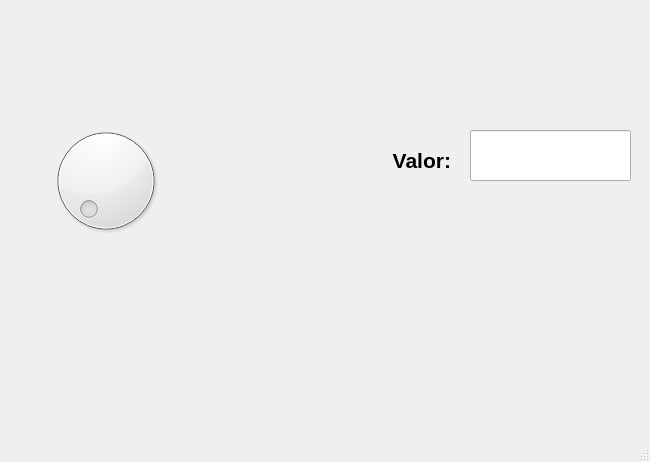
<?xml version="1.0" encoding="UTF-8"?>
<ui version="4.0">
 <class>MainWindow</class>
 <widget class="QMainWindow" name="MainWindow">
  <property name="geometry">
   <rect>
    <x>0</x>
    <y>0</y>
    <width>650</width>
    <height>462</height>
   </rect>
  </property>
  <property name="windowTitle">
   <string>MainWindow</string>
  </property>
  <widget class="QWidget" name="centralwidget">
   <widget class="QLabel" name="label">
    <property name="geometry">
     <rect>
      <x>100</x>
      <y>20</y>
      <width>451</width>
      <height>81</height>
     </rect>
    </property>
    <property name="text">
     <string/>
    </property>
    <property name="pixmap">
     <pixmap resource="recursos_proyecto.qrc">:/uat/Imagenes/uat.png.opdownload</pixmap>
    </property>
    <property name="scaledContents">
     <bool>true</bool>
    </property>
   </widget>
   <widget class="QLabel" name="label_3">
    <property name="geometry">
     <rect>
      <x>450</x>
      <y>310</y>
      <width>131</width>
      <height>71</height>
     </rect>
    </property>
    <property name="text">
     <string/>
    </property>
    <property name="pixmap">
     <pixmap resource="recursos_proyecto.qrc">:/logo/Imagenes/MicrosoftTeams-image.png</pixmap>
    </property>
    <property name="scaledContents">
     <bool>true</bool>
    </property>
   </widget>
   <widget class="QDial" name="dial">
    <property name="geometry">
     <rect>
      <x>30</x>
      <y>120</y>
      <width>151</width>
      <height>121</height>
     </rect>
    </property>
   </widget>
   <widget class="QLabel" name="label_2">
    <property name="geometry">
     <rect>
      <x>330</x>
      <y>140</y>
      <width>121</width>
      <height>41</height>
     </rect>
    </property>
    <property name="font">
     <font>
      <pointsize>16</pointsize>
      <weight>75</weight>
      <bold>true</bold>
     </font>
    </property>
    <property name="text">
     <string>Valor:</string>
    </property>
    <property name="alignment">
     <set>Qt::AlignRight|Qt::AlignTrailing|Qt::AlignVCenter</set>
    </property>
   </widget>
   <widget class="QLineEdit" name="txt_valor">
    <property name="geometry">
     <rect>
      <x>470</x>
      <y>130</y>
      <width>161</width>
      <height>51</height>
     </rect>
    </property>
    <property name="font">
     <font>
      <pointsize>16</pointsize>
      <weight>75</weight>
      <bold>true</bold>
     </font>
    </property>
    <property name="alignment">
     <set>Qt::AlignCenter</set>
    </property>
   </widget>
   <widget class="QLabel" name="txt_img">
    <property name="geometry">
     <rect>
      <x>200</x>
      <y>190</y>
      <width>231</width>
      <height>161</height>
     </rect>
    </property>
    <property name="text">
     <string/>
    </property>
    <property name="pixmap">
     <pixmap resource="recursos_proyecto.qrc">:/images/Imagenes/dassf.jpg</pixmap>
    </property>
    <property name="scaledContents">
     <bool>true</bool>
    </property>
   </widget>
  </widget>
  <widget class="QMenuBar" name="menubar">
   <property name="geometry">
    <rect>
     <x>0</x>
     <y>0</y>
     <width>650</width>
     <height>22</height>
    </rect>
   </property>
  </widget>
  <widget class="QStatusBar" name="statusbar"/>
 </widget>
 <resources>
  <include location="recursos_proyecto.qrc"/>
 </resources>
 <connections/>
</ui>
